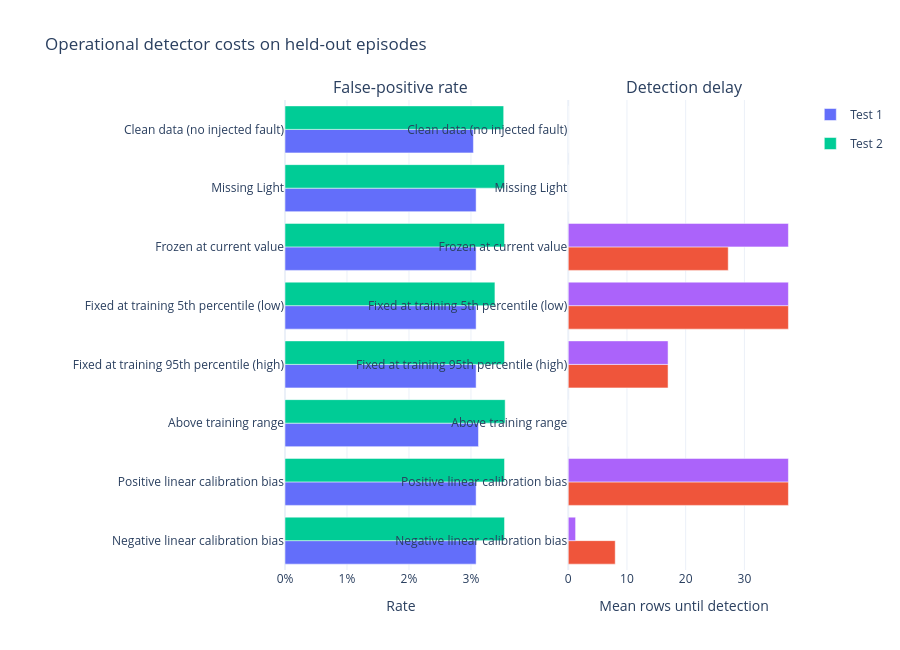

The notebook cell saved with this chart:
### Markdown cell above
## 5. False alarms and detection delay

The false-positive rate measures alerts outside the known episode. Detection delay counts how many faulty rows pass before the first correct alert; a value equal to the episode length means that episode was missed.

### Code cell
operational = (
    detection.groupby(["split_label", "scenario_label"], as_index=False)[
        ["false_positive_rate", "detection_delay_rows"]
    ].mean()
)
fig = make_subplots(
    rows=1,
    cols=2,
    subplot_titles=("False-positive rate", "Detection delay"),
    shared_yaxes=True,
    horizontal_spacing=0.08,
)
split_colors = {"Test 1": "#457b9d", "Test 2": "#e76f51"}
# Horizontal grouped bars are drawn bottom-to-top by trace order.
# Draw Test 2 first so Test 1 appears above it in every category.
for split in ["Test 2", "Test 1"]:
    rows = operational.loc[operational["split_label"] == split]
    fig.add_trace(
        go.Bar(
            x=rows["false_positive_rate"],
            y=rows["scenario_label"],
            orientation="h",
            name=split,
            legendgroup=split,
            marker_color=split_colors[split],
            hovertemplate="%{y}<br>False-positive rate: %{x:.2%}<extra></extra>",
        ),
        row=1, col=1,
    )
    delay_labels = rows.apply(
        lambda record: (
            "N/A — no fault"
            if record["scenario_label"] == SCENARIO_LABELS["clean"]
            else (
                "No delay" if record["detection_delay_rows"] == 0 else ""
            )
        ),
        axis=1,
    )
    delay_hover = rows.apply(
        lambda record: (
            "N/A — no fault"
            if record["scenario_label"] == SCENARIO_LABELS["clean"]
            else (
                "No delay"
                if record["detection_delay_rows"] == 0
                else f"{record['detection_delay_rows']:.1f} rows"
            )
        ),
        axis=1,
    )
    fig.add_trace(
        go.Bar(
            x=rows["detection_delay_rows"],
            y=rows["scenario_label"],
            orientation="h",
            name=split,
            legendgroup=split,
            marker_color=split_colors[split],
            text=delay_labels,
            textposition="outside",
            cliponaxis=False,
            customdata=[[value] for value in delay_hover],
            showlegend=False,
            hovertemplate="%{y}<br>Detection delay: %{customdata[0]}<extra></extra>",
        ),
        row=1, col=2,
    )
operational_order = list(SCENARIO_LABELS.values())
fig.update_yaxes(categoryorder="array", categoryarray=list(reversed(operational_order)))
fig.update_yaxes(title_text="Simulated Light condition", row=1, col=1)
fig.update_yaxes(showticklabels=False, title_text=None, row=1, col=2)
fig.update_xaxes(title_text="Rate", tickformat=".0%", row=1, col=1)
fig.update_xaxes(
    title_text="Mean rows until detection", range=[0, 45], row=1, col=2
)
fig.update_layout(
    template=PLOTLY_TEMPLATE,
    title="Operational detector costs on held-out episodes",
    barmode="group",
    legend={"traceorder": "reversed"},
    height=650,
    margin={"l": 285},
)
fig.show()

### Figure 1 — Plotly figure (JSON) as saved in the notebook; plotly's stock layout.template omitted (floating-point values rounded to 4 significant figures)
{"data": [{"hovertemplate": "%{y}<br>False-positive rate: %{x:.3%}<extra></extra>", "legendgroup": "Test 1", "name": "Test 1", "orientation": "h", "type": "bar", "x": [0.03121, 0.03039, 0.03083, 0.03083, 0.03083, 0.03083, 0.03083, 0.03083], "xaxis": "x", "y": ["Above training range", "Clean data (no injected fault)", "Fixed at training 5th percentile (low)", "Fixed at training 95th percentile (high)", "Frozen at current value", "Missing Light", "Negative linear calibration bias", "Positive linear calibration bias"], "yaxis": "y"}, {"hovertemplate": "%{y}<br>Mean delay: %{x:.1f} rows<extra></extra>", "legendgroup": "Test 1", "name": "Test 1", "orientation": "h", "showlegend": false, "type": "bar", "x": [0.0, 0.0, 37.5, 17.0, 27.25, 0.0, 8.0, 37.5], "xaxis": "x2", "y": ["Above training range", "Clean data (no injected fault)", "Fixed at training 5th percentile (low)", "Fixed at training 95th percentile (high)", "Frozen at current value", "Missing Light", "Negative linear calibration bias", "Positive linear calibration bias"], "yaxis": "y2"}, {"hovertemplate": "%{y}<br>False-positive rate: %{x:.3%}<extra></extra>", "legendgroup": "Test 2", "name": "Test 2", "orientation": "h", "type": "bar", "x": [0.03551, 0.03527, 0.03386, 0.03541, 0.03541, 0.03541, 0.03541, 0.03541], "xaxis": "x", "y": ["Above training range", "Clean data (no injected fault)", "Fixed at training 5th percentile (low)", "Fixed at training 95th percentile (high)", "Frozen at current value", "Missing Light", "Negative linear calibration bias", "Positive linear calibration bias"], "yaxis": "y"}, {"hovertemplate": "%{y}<br>Mean delay: %{x:.1f} rows<extra></extra>", "legendgroup": "Test 2", "name": "Test 2", "orientation": "h", "showlegend": false, "type": "bar", "x": [0.0, 0.0, 37.5, 17.0, 37.5, 0.0, 1.25, 37.5], "xaxis": "x2", "y": ["Above training range", "Clean data (no injected fault)", "Fixed at training 5th percentile (low)", "Fixed at training 95th percentile (high)", "Frozen at current value", "Missing Light", "Negative linear calibration bias", "Positive linear calibration bias"], "yaxis": "y2"}], "layout": {"annotations": [{"font": {"size": 16}, "showarrow": false, "text": "False-positive rate", "x": 0.225, "xanchor": "center", "xref": "paper", "y": 1, "yanchor": "bottom", "yref": "paper"}, {"font": {"size": 16}, "showarrow": false, "text": "Detection delay", "x": 0.775, "xanchor": "center", "xref": "paper", "y": 1, "yanchor": "bottom", "yref": "paper"}], "barmode": "group", "height": 650, "margin": {"l": 285}, "title": {"text": "Operational detector costs on held-out episodes"}, "xaxis": {"anchor": "y", "domain": [0, 0.45], "tickformat": ".0%", "title": {"text": "Rate"}}, "xaxis2": {"anchor": "y2", "domain": [0.55, 1], "title": {"text": "Mean rows until detection"}}, "yaxis": {"anchor": "x", "categoryarray": ["Negative linear calibration bias", "Positive linear calibration bias", "Above training range", "Fixed at training 95th percentile (high)", "Fixed at training 5th percentile (low)", "Frozen at current value", "Missing Light", "Clean data (no injected fault)"], "categoryorder": "array", "domain": [0, 1]}, "yaxis2": {"anchor": "x2", "categoryarray": ["Negative linear calibration bias", "Positive linear calibration bias", "Above training range", "Fixed at training 95th percentile (high)", "Fixed at training 5th percentile (low)", "Frozen at current value", "Missing Light", "Clean data (no injected fault)"], "categoryorder": "array", "domain": [0, 1]}}}
